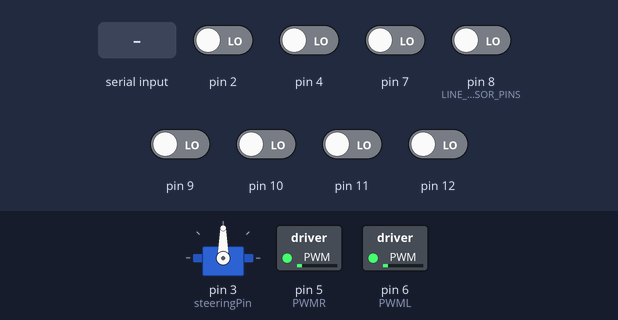
The sketch below on a simulated Arduino Uno, built with avr-gcc and run on an emulated ATmega328P. Shown: servo, switched loads named in the sketch (green lamp = pin HIGH). The inputs (shaded band) are chosen by the test bench; at power-on: pin 2, pin 4, pin 7, pin 8 (LINE_SENSOR_PINS), pin 9–12 LOW. What the sketch prints to the serial monitor is not drawn.

Above: at 2.2 s.
2.3 s: "90,45\n" received over Serial
At 3.6 s:
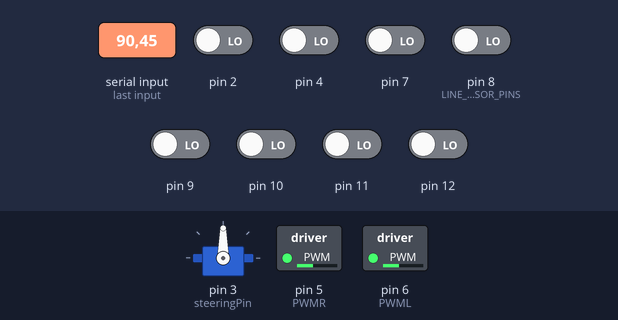
4.0 s: "0\n" received over Serial
At 5.2 s:
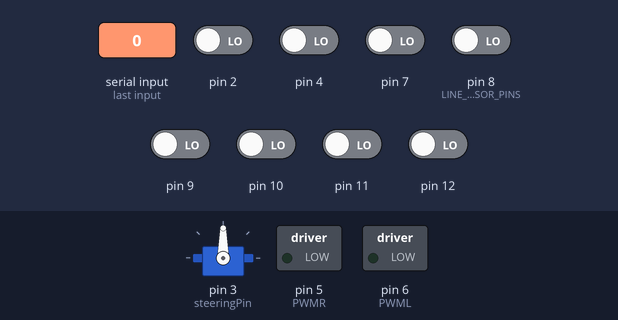
5.5 s: "5\n" received over Serial
At 6.6 s:
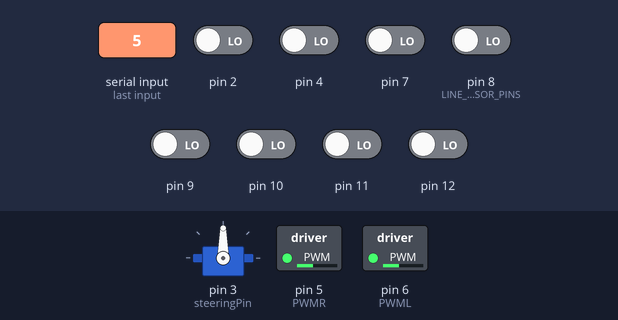
Timing chart, 0 to 8.5 s (numbered marks = the images above; inputs shaded):
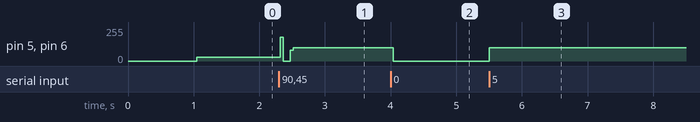

The sketch:

robot_new.ino
```cpp
#include <Servo.h>
#include "LineSensor.h"
#include "steering.h"
#include "constants.h"
using namespace steering;


int const LINE_SENSOR_PINS = 8;
int const steeringPin = 3;

//the array is the pins L3, L2 ... R2, R3
LineSensor lineSensor( new int [8] {12, 11, 10, 9, 8, 7, 4, 2}, LINE_SENSOR_PINS );
int* data = new int[8];

Servo steeringMotor;
int input = 30;
int serial_temp;

void setup() {

    steeringMotor.attach(steeringPin);

    Serial.begin(9600);

    pinMode(PWMR, OUTPUT);
    pinMode(PWML, OUTPUT);
    delay(1000);

}

void loop() {

    delay(50);
    if(Serial.available() > 0) {
        serial_temp = Serial.read()-'0';
        if(serial_temp >= 0 && serial_temp <= 9){
            input = (serial_temp) * 20;
        }
    }

    steer(lineSensor, steeringMotor);

    drive(steeringMotor.read() - 90, input);
}
```

LineSensor.cpp
```cpp
#include "LineSensor.h"
#include <Arduino.h>

LineSensor::LineSensor(const int* pinNums, int numOfPins) {
	sensors = numOfPins;

	current = new int [sensors];
	lastSeen = new int [sensors];

	for (int i = 0; i < numOfPins; ++i) {
		current[i] = lastSeen[i] = 0;
	}

	pins = new int [sensors];

	for (int i = 0; i < numOfPins; ++i) {
		pins[i] = pinNums[i];
		pinMode(pins[i], INPUT);
	}
}

void LineSensor::getCurrent(int* arr) {
   for (int i = 0; i < sensors; ++i) {
    arr[i] = current[i];
  }
}

void LineSensor::getLastSeen(int* arr) {

  for (int i = 0; i < sensors; ++i) {
    arr[i] = lastSeen[i];
  }

}

void LineSensor::update () {
    int* temp;

    temp = getSensorData();

    if ( hasOneTrue() ) {
        // shifts data from current to lastSeen and from temp to current
        for (int i = 0; i < sensors; ++i) {
            lastSeen[i] = current[i];
            current[i] = temp[i];
        }
    } else {
        //overwrites current with temp; does not affect lastSeen
        for (int i = 0; i < sensors; ++i) {
            current[i] = temp[i];
        }
    }

    delete[] temp;

}

int* LineSensor::getSensorData() {

	int* temp = new int [8];

	//get sensor data from all 8 pins
	for (int i = 0; i < sensors; ++i) {
		temp[i] = digitalRead( pins[i] );
	}

	return temp;
}

bool LineSensor::hasOneTrue () {

    for (int i = 0; i < sensors; ++i) {
        if (current[i]) {
            return true;
        }
    }

    return false;
}
```

LineSensor.h
```cpp
#ifndef LINESENSOR_H
#define LINESENSOR_H

class LineSensor {

    private:

    	//how many sensors are on the line sensor board
    	int sensors;

    	//current data from line sensor
        int* current;

        //sdata from when line was last seen
        int* lastSeen;

        //list of the pins where the sensor is; [0] is L3 and [7] is R3
    	int* pins;


    	//helper function return raw sensor data
    	int* getSensorData();

        //default constructor
        //DO NOT USE
     	LineSensor();

    public:
     	bool hasOneTrue();

    	//constructors
    	//NOTE: make sure you pass in an array of pin numbers!
    	//			this will not work properly otherwise.
    	LineSensor(const int* pinNums, int numOfPins = 8);


    	//will overwrite array with current line data
    	void getCurrent(int* array);

    	//will overwrite array with last seen line data
    	void getLastSeen(int* array);


    	//updates current and lastSeen
    	void update();

        //returns number of pins
        int howManyPins() {return sensors;}
};

#endif
```

constants.h
```cpp
#ifndef CONSTANTS_H
#define CONSTANTS_H

const int test = 100;


//*** line sensor mesurements ***//
const int SENSOR_DISTANCES[8] = {0, 5, 10, 15, 20, 25, 30, 35};
const int NOSE_LENGTH = 200;

const int STEERING_LOWER_BOUND = 40;
const int STEERING_UPPER_BOUND = 125;

const int NUMBER_OF_PINS = 8;

const int PWMR = 5;
const int PWML = 6;

static int TOP_SPEED = 40;

// 0 turn left
// 1 straight
// 2 turn right
const int PATH_LENGTH  = 18;
const int PATH_TURNS[PATH_LENGTH] = {0, 0, 2, 2, 0, 0, 0, 1, 0, 0, 1, 1, 0, 1, 0, 0, 2, 0};
const int PATH_ANGLE[3] = {-30, 0, 30};

#endif
```

steering.cpp
```cpp
#include "constants.h"
#include "steering.h"
#include "LineSensor.h"
#include <Arduino.h>
#include <Servo.h>

void steering::steer(LineSensor lineSensor, Servo motor) {

    int priority;
    int angle;
    int size = lineSensor.howManyPins();
    int* data = new int [size];

    lineSensor.update();
    lineSensor.getCurrent(data);

    angle = getAngle(lineSensor);

    moveServo(angle, motor);

    delete [] data;

    return;
}


int steering::getAngle(LineSensor lineSensor) {

    int state;

    state = getCurrentState(lineSensor);

    return angleFromState(state);
}


int steering::getCurrentState(LineSensor lineSensor) {

    int index;
    int leftMost;
    int amount = 0;
    int state;
    int size = lineSensor.howManyPins();
    int* array = new int[size];
    lineSensor.getCurrent(array);

    for (int i = 0; i < size; ++i) {
        if (array[i]) {
            if (amount == 0) {
                leftMost = i;
            }
            ++amount;
            index = i;
        } else if (amount) {
            break;
        }
    }amount = 0;

    for (int i = 0; i < size; ++i) {
        if (array[i]) {
          ++amount;
        }
      }
    delete [] array;

    switch(amount) {
        case 0:
            if (getLastState() > 0) {
                state = 10;
            } else {
                state = -10;
            }
            break;
        case 1:
            state = index * 2 - 7;
            break;
        case 2:
            state = index * 2 - 8;
            break;
        default:
            if (3 - leftMost < index - 4) {
                state = 10;
            } else {
                state = -10;
            }
    }

    addToStates(state);
    return state;
}


int steering::angleFromState(int state) {
    int angle;
    static int pathCounter = -1;

    if (-8 < state && state < 8) {
        if (state < 0) {
            angle = -toDegrees(SENSOR_DISTANCES[-state], NOSE_LENGTH);
        } else {
            angle = toDegrees(SENSOR_DISTANCES[state], NOSE_LENGTH);
        }

    } else if (state == -10 || state == 10) {
        for (int i = 1; i < 5; ++i) {
            if (getLastState(i) == 10 || getLastState(i) == -10) {
              Serial.println(pathCounter);
                return PATH_ANGLE[PATH_TURNS[pathCounter % PATH_LENGTH]];
            }
        }
        return PATH_ANGLE[PATH_TURNS[++pathCounter % PATH_LENGTH]];
    } else {
        return state * 2;
    }

    return angle;
}

int steering::getLastState(int n) {
    return lastStates[(statesCounter+9-n) % 10];
}


void steering::setServo (int angle, Servo motor ) {

// make sure angle is within valid range
    if (angle < STEERING_LOWER_BOUND) {
        angle = STEERING_LOWER_BOUND;
    } else if (angle > STEERING_UPPER_BOUND) {
        angle = STEERING_UPPER_BOUND;
    }

    motor.write(angle);

    return;
}


void steering::moveServo (int delta, Servo motor ) {
    setServo(delta + motor.read(), motor);

    return;
}


int steering::toDegrees (int distance, int radius) {
    return 360 * distance / (PI * 2 * radius);
}


void steering::addToStates(int state) {
    lastStates[statesCounter] = state;
    statesCounter = (statesCounter + 1) % 10;

    return;
}

void steering::drive(int angle, int speed) {
    int left;
    int right;
    if (angle > 0) {
        left  = speed;
        right = speed * ratio(angle);
    } else {
        right = speed;
        left  = speed/ratio(angle);
    }

    analogWrite(PWMR, right);
    analogWrite(PWML, left);

    return;
}

double steering::ratio(int angle) {
    return angle / -75.0 + 1.0;
}
```

steering.h
```cpp
#ifndef STEERING_H
#define STEERING_H
#include "LineSensor.h"
#include <Arduino.h>
#include <Servo.h>

namespace steering {

	static int statesCounter = 0;
	static int lastStates[10] = {0, 0, 0, 0, 0, 0, 0, 0, 0, 0};


	// description: steers the nose
	// lineSensor: line following sensor
	// motor:      steering servo object
	// speed:      max speed the robot should go
	void steer(LineSensor lineSensor, Servo motor);


	// description: drives the motors
	// speed: max speed of the motors
	// angle: angle of nose
	//	 0: straight
	//	>0: turning left
	//	<0: turning right
	void drive(int angle, int speed);


	// description: gets angle to turn based on line data
	// lineSensor: line sensor on nose
	// return: angle to turn nose
	int getAngle(LineSensor lineSensor);


	// description: gets the current state of the line
	// array: line sensor data
	// size:  elements in line sensor array
	// return: current state based on line
	int getCurrentState(LineSensor lineSensor);


	// description: returns angle based on state
	// state: current state of the line sensor
	// return: angle to turn based on state
	int angleFromState(int state);


	// description: moves the motor by delta degrees
	// delta: angles to move servo by
	// motor: servo motor object to move
	void moveServo (int delta, Servo motor);


	// description: converts distance along circumference to degrees to turn
	// distance: distance to move along the circumference
	// radius:   radius of the circle
	// return:   angle to turn in degrees
	int toDegrees (int distance, int radius);


	// description: returns the ratio between the speeds at which
	//		the two motors should be driven
	// angle: angle of nose
	//	 0: straight
	//	>0: turning left
	//	<0: turning right
	// return: ratio between two motor speeds (left/right)
	double ratio(int angle);


	// description: adds state to array of past states
	// state: added to front of lastStates array
	void addToStates(int state);


	// description: returns a state from array of past states
	// state: which of last states to return
	// return: lastState[state]
	int getLastState(int state = 0);


	// NOTE: most of the time, moveServo should be called instead
	//
	// sets the servo to a certain angle in degrees
	//		limits range to UPPER and LOWER bounds
	void setServo (int angle, Servo motor);
}

#endif
```

Measured:
- after the input at 2.3 s, pin 5 (PWMR), pin 6 (PWML): 30/255 → 0/255 at once, → 100/255 0.15 s later
- after the input at 4.0 s, pin 5 (PWMR), pin 6 (PWML): 100/255 → 0/255 at once
- after the input at 5.5 s, pin 5 (PWMR), pin 6 (PWML): 0/255 → 100/255 at once
